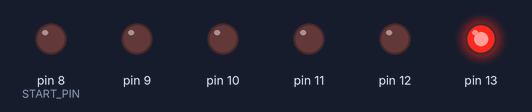
Bench run of a sketch on a simulated Arduino Uno, built with avr-gcc and run on an emulated ATmega328P. On the bench: output pins drawn as LEDs (lit = HIGH).

Above: at 0.1 s.
At 4.6 s:
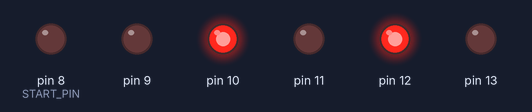
At 9.6 s:
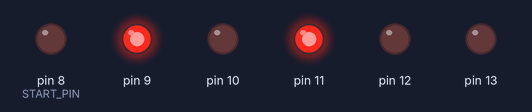
At 19.6 s:
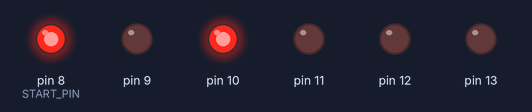
At 29.1 s:
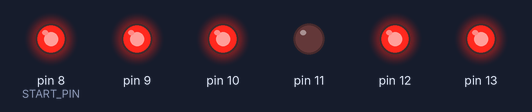
At 39.1 s:
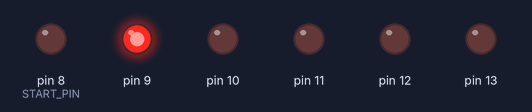
Timing chart, 0 to 40.0 s (numbered marks = the images above):
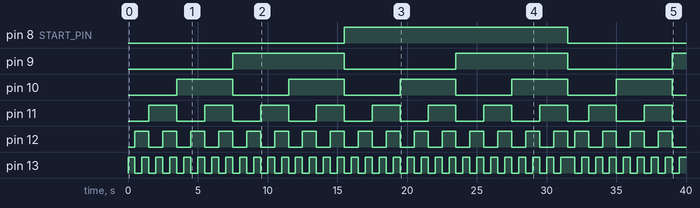

The sketch:

binary_counter.ino
```cpp
#define START_PIN 8
#define BITS 6
#define DELAY_TIME 500

int current = START_PIN;


void setup()
{
  // set up the light pins
  for (int i = START_PIN; i <= (START_PIN + BITS - 1); i++)
  {
    pinMode(i, OUTPUT);
  }
}


void loop()
{
  for (int n = 1; n < pow(2, BITS); n++)
  {
    String binary = toBinary(n);

    for (int i = BITS - 1; i >= 0; i--)
    {
      if (binary[i] == '1')
      {
        digitalWrite((START_PIN + i), HIGH);
      }
      else
      {
        digitalWrite((START_PIN + i), LOW);
      }
    }

    delay(DELAY_TIME);
  }
}


String toBinary(int n)
{
  String result = "";

  for (int i = BITS - 1; i >= 0; i--)
  {
    int k = n >> i;
    if ((k & 1) > 0)
    {
      result += "1";
    }
    else
    {
      result += "0";
    }
  }
  return result;
}
```

Measured:
- by itself, pin 8 (START_PIN): LOW → HIGH at 15.5 s, → LOW 16.0 s later
- by itself, pin 9: alternates HIGH for 8.0 s and LOW for 7.8 s
- by itself, pin 10: alternates HIGH for 4.0 s and LOW for 4.0 s
- by itself, pin 11: goes 7 × (HIGH 2.0 s, LOW 2.0 s), HIGH 2.0 s, LOW 1.5 s, HIGH 2.0 s, LOW 2.0 s, HIGH 2.0 s, then LOW
- by itself, pin 12: goes 15 × (HIGH 1.0 s, LOW 1.0 s), HIGH 1.0 s, LOW 0.50 s, 3 × (HIGH 1.0 s, LOW 1.0 s), HIGH 1.0 s, then LOW
- by itself, pin 13: goes 31 × (HIGH 0.50 s, LOW 0.50 s), HIGH 1.0 s, 7 × (LOW 0.50 s, HIGH 0.50 s), LOW 0.50 s, then HIGH
